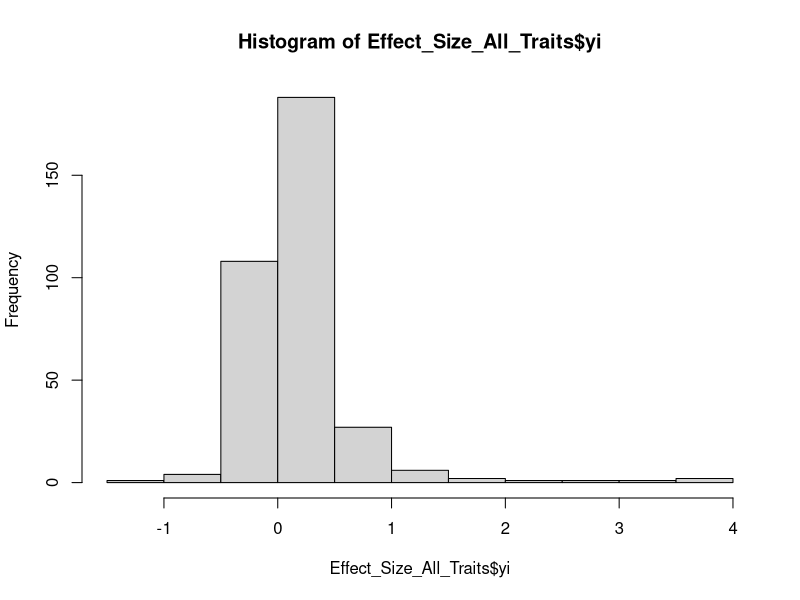
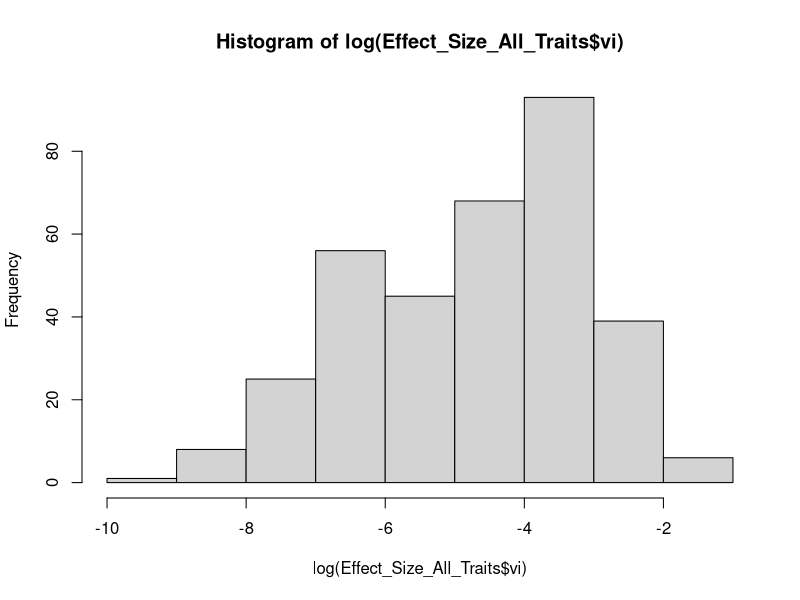
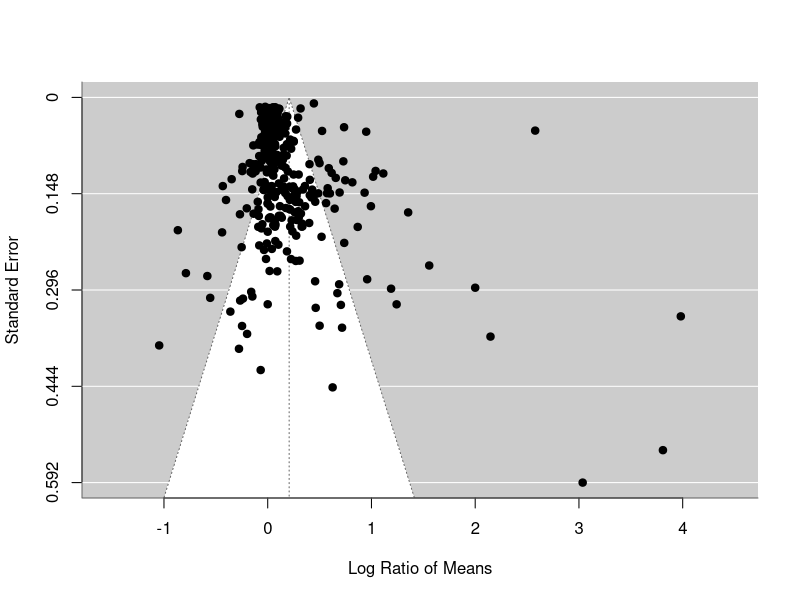
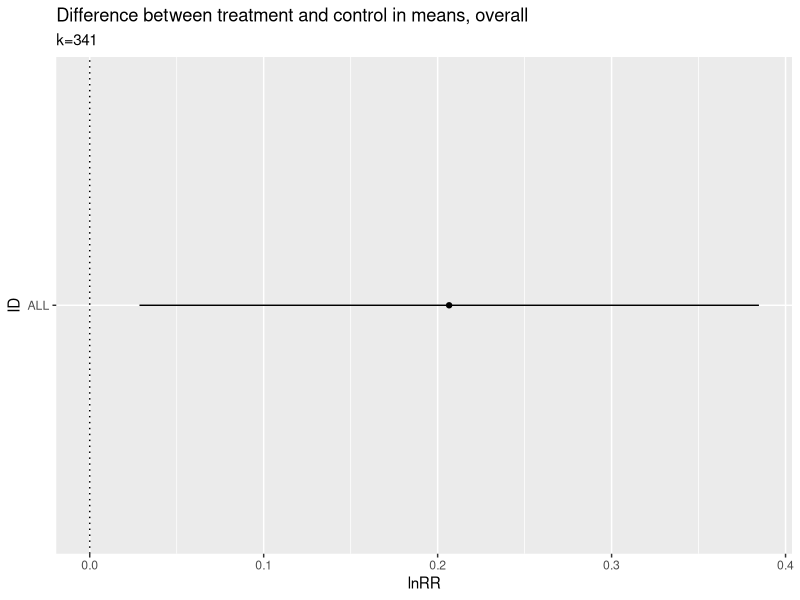
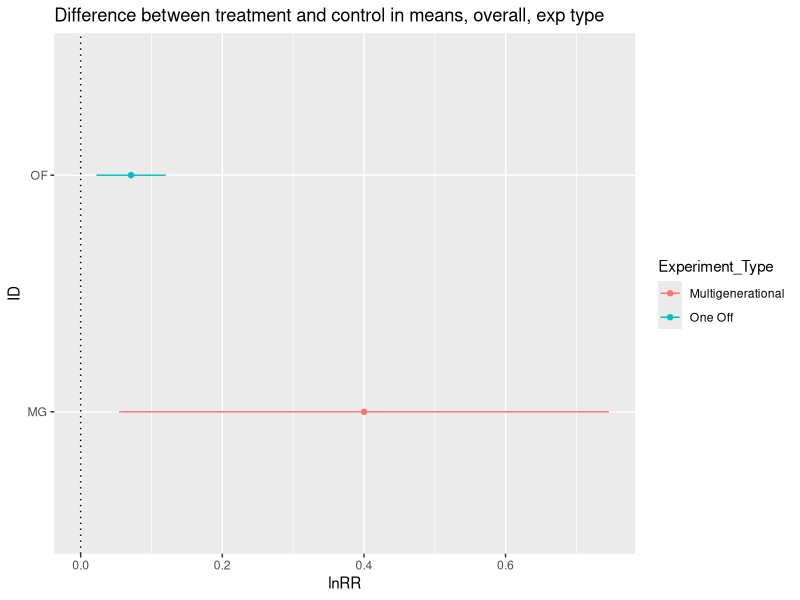
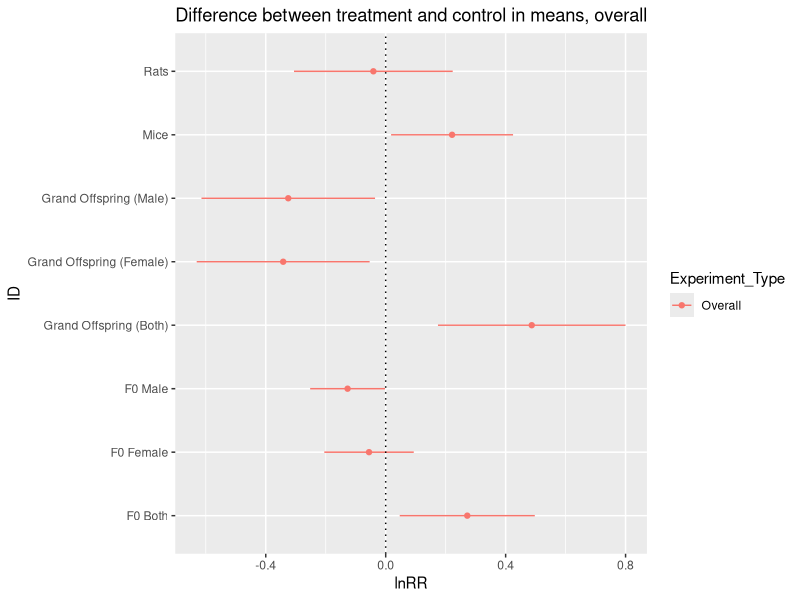
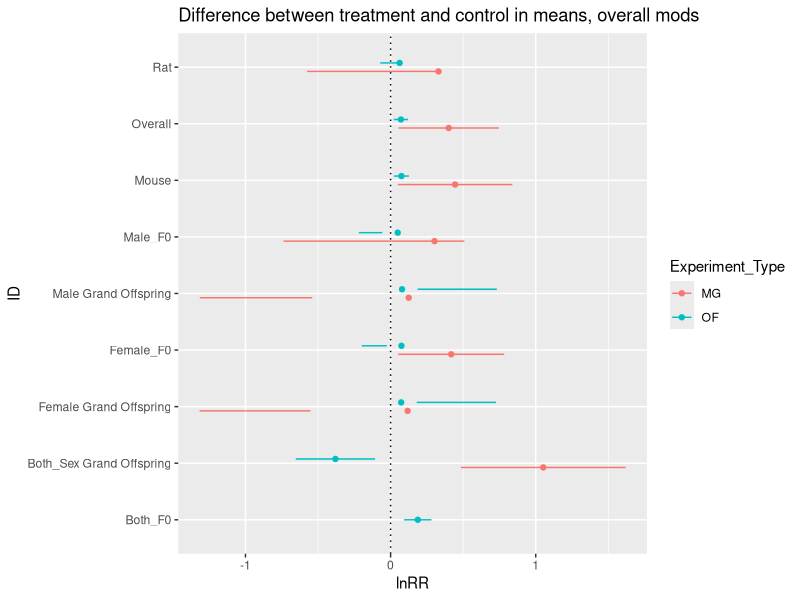
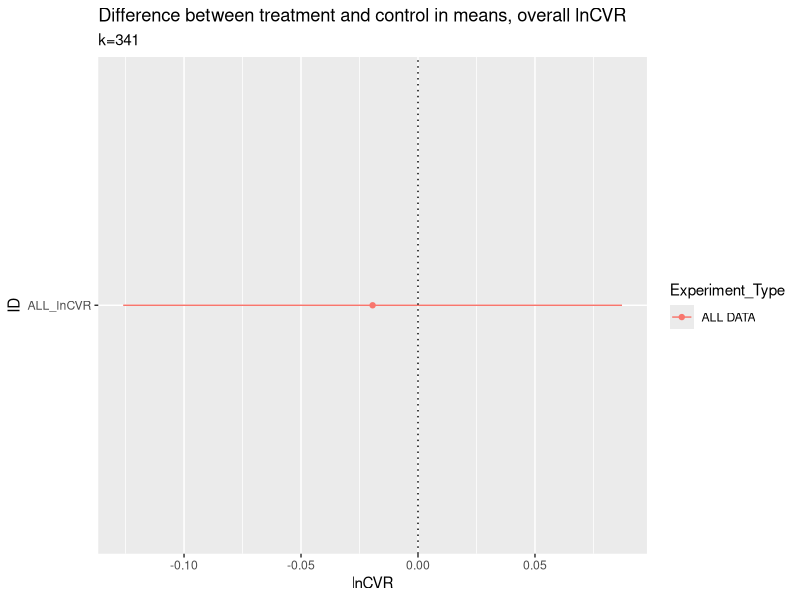

Generate these figures, in order, with R: (Note: this script raises an error after producing the figures.)
## ---- chunk 1
library(tidyverse)
library(openxlsx)  
library(knitr)
library(metafor)
library(ggplot2)
library(readxl)
## ---- chunk 2


#Import data
ALL_TRAITS <- read_excel("../data/ALL_TRAITS.xlsx")

MG_ALL <- read_excel("../data/MG_ALL.xlsx")

OF_ALL <- read_excel("../data/OF_ALL.xlsx")

Overall_effect_size <- read_excel("../data/Overall effect size.xlsx")

Overall_MG_OF <- read_excel("../data/Overall_MG_OF.xlsx")

Overall_effects_not_split <- read_excel("../data/Overall_effects_not_split.xlsx")

Table_results_overall <- read_excel("../data/Table results.xlsx")

Overall_lnCVR <- read_excel("../data/Overall_lnCVR.xlsx")

MG_ALL_lnCVR <- read.csv("../data/MG_ALL_lnCVR.csv")

OF_ALL_lnCVR <- read.csv("../data/OF_ALL_lnCVR.csv")

Overall_MG_OF_lnCVR <- read_excel("../data/Overall_MG_OF_lnCVR.xlsx")

Overall_effects_not_split_lnCVR <- read_excel("../data/Overall_effects_not_split_lnCVR.xlsx")

Table_results_overall_lnCVR <- read_excel("../data/Table_results_overall_lnCVR.xlsx")

## ---- chunk 3

Effect_Size_All_Traits <- escalc(measure="ROM", m1i=Mean_Treatment, sd1i=SD_Treatment, n1i=Sample_Size_n_Treatment, m2i=Mean_Control, sd2i=SD_Control, n2i=Sample_Size_n_Control, data=ALL_TRAITS)

hist(Effect_Size_All_Traits$yi)
hist(log(Effect_Size_All_Traits$vi))
## ---- chunk 4
meta1null <- rma.mv(yi, vi, data=Effect_Size_All_Traits, method = 'ML') 

metastudy <- rma.mv(yi, vi,random = ~1|Cohort_ID, data=Effect_Size_All_Traits, method = 'ML') 
anova(meta1null, metastudy)
meta0study <- rma.mv(yi, vi,random = list(~1|Paper_ID, ~1|Cohort_ID), data=Effect_Size_All_Traits, method = 'ML') 
anova(meta1null, meta0study)
meta1study <- rma.mv(yi, vi,random = ~1|Trait, data=Effect_Size_All_Traits, method = 'ML') 
anova(meta1null, meta1study)
metastudy_best <- rma.mv(yi, vi,random = list(~1|Paper_ID,~1|Cohort_ID,~1|Trait), data=Effect_Size_All_Traits, method = 'ML') 
anova(meta0study, metastudy_best)

## ---- chunk 5
#ALL OF and MG

All_Traits_Analysis_0mods <- rma.mv(yi, vi, random = list(~1|Trait, ~1|Paper_ID,~1|Cohort_ID), data=Effect_Size_All_Traits, method = 'REML')

summary(All_Traits_Analysis_0mods)

funnel(All_Traits_Analysis_0mods)

# Modelling all traits with no mods MG (lnRR)
All_Traits_Analysis_0mods_MG <- rma.mv(yi, vi, random = list(~1|Trait, ~1|Paper_ID,~1|Cohort_ID), data=MG_ALL, method = 'REML')

summary(All_Traits_Analysis_0mods_MG)

#Heterogeneity I2 (adapt for all models)
W <- diag(1/MG_ALL$vi)
X <- model.matrix(All_Traits_Analysis_0mods_MG)
P <- W - W %*% X %*% solve(t(X) %*% W %*% X) %*% t(X) %*% W
I2_MG <- 100 * sum(All_Traits_Analysis_0mods_MG$sigma2) / (sum(All_Traits_Analysis_0mods_MG$sigma2) + (All_Traits_Analysis_0mods_MG$k-All_Traits_Analysis_0mods_MG$p)/sum(diag(P)))
I2_MG

# Modelling all traits with no mods OF (lnRR)
All_Traits_Analysis_0mods_OF <- rma.mv(yi, vi, random = list(~1|Trait, ~1|Paper_ID,~1|Cohort_ID), data=OF_ALL, method = 'REML')

summary(All_Traits_Analysis_0mods_OF)

W <- diag(1/OF_ALL$vi)
X <- model.matrix(All_Traits_Analysis_0mods_OF)
P <- W - W %*% X %*% solve(t(X) %*% W %*% X) %*% t(X) %*% W
I2_OF <- 100 * sum(All_Traits_Analysis_0mods_OF$sigma2) / (sum(All_Traits_Analysis_0mods_OF$sigma2) + (All_Traits_Analysis_0mods_OF$k-All_Traits_Analysis_0mods_OF$p)/sum(diag(P)))
I2_OF


#Dataframe was created using results from above meta-analysis models
## ---- chunk 6


plot_lnRR_overall <- ggplot(Overall_effect_size, aes(x=ID, y=Effect_Size_lnRR)) + 
  geom_errorbar(aes(ymin=ci.lb, ymax=ci.ub), width = 0, position = position_dodge(0.3)) +
  geom_point(aes(x = ID, y = Effect_Size_lnRR), position = position_dodge(0.3))+
  geom_hline(yintercept = 0, lty = "dotted") +
  labs(title ="Difference between treatment and control in means, overall", x = "ID", y = "lnRR", subtitle = "k=341") +
  coord_flip()
plot_lnRR_overall
## ---- chunk 7



plot_lnRR_overall_exposure <- ggplot(Overall_MG_OF, aes(x=ID, y=Effect_Size_lnRR, colour=Experiment_Type)) + 
  geom_errorbar(aes(ymin=ci.lb, ymax=ci.ub), width = 0, position = position_dodge(0.3)) +
  geom_point(aes(x = ID, y = Effect_Size_lnRR), position = position_dodge(0.3))+
  geom_hline(yintercept = 0, lty = "dotted") +
  labs(title ="Difference between treatment and control in means, overall, exp type", x = "ID", y = "lnRR") +
  coord_flip()
 
plot_lnRR_overall_exposure

## ---- chunk 8
#Adding moderators
All_Data_Analysis_f0 <- rma.mv(yi, vi, mods = ~F0_Parent_Exposed, random = list(~1|Trait, ~1|Paper_ID,~1|Cohort_ID), data=Effect_Size_All_Traits, method = 'REML')

summary(All_Data_Analysis_f0)

All_Data_Analysis_sex <- rma.mv(yi, vi, mods = ~Sex, random = list(~1|Trait, ~1|Paper_ID,~1|Cohort_ID), data=Effect_Size_All_Traits, method = 'REML')

summary(All_Data_Analysis_sex)
## ---- chunk 9



plot_lnRR_overall_mods <- ggplot(Overall_effects_not_split, aes(x=ID, y=Effect_Size_lnRR, colour=Experiment_Type)) + 
  geom_errorbar(aes(ymin=ci.lb, ymax=ci.ub), width = 0, position = position_dodge(0.3)) +
  geom_point(aes(x = ID, y = Effect_Size_lnRR), position = position_dodge(0.3))+
  geom_hline(yintercept = 0, lty = "dotted") +
  labs(title ="Difference between treatment and control in means, overall", x = "ID", y = "lnRR") +
  coord_flip()
 
plot_lnRR_overall_mods

## ---- chunk 10

#Split by exposure type and with moderators


#Adding moderators
All_Traits_Analysis_0mods_MG_f0 <- rma.mv(yi, vi, mods = ~F0_Parent_Exposed, random = list(~1|Trait, ~1|Paper_ID,~1|Cohort_ID), data=MG_ALL, method = 'REML')

summary(All_Traits_Analysis_0mods_MG_f0)


All_Traits_Analysis_0mods_OF_f0 <- rma.mv(yi, vi, mods = ~F0_Parent_Exposed, random = list(~1|Trait, ~1|Paper_ID,~1|Cohort_ID), data=OF_ALL, method = 'REML')

summary(All_Traits_Analysis_0mods_OF_f0)

All_Traits_Analysis_0mods_MG_sex <- rma.mv(yi, vi, mods = ~Sex, random = list(~1|Trait, ~1|Paper_ID,~1|Cohort_ID), data=MG_ALL, method = 'REML')

summary(All_Traits_Analysis_0mods_MG_sex)


All_Traits_Analysis_0mods_OF_sex <- rma.mv(yi, vi, mods = ~Sex, random = list(~1|Trait, ~1|Paper_ID,~1|Cohort_ID), data=OF_ALL, method = 'REML')

summary(All_Traits_Analysis_0mods_OF_sex)


## ---- chunk 11



plot_lnRR_overall_mods_exp <- ggplot(Table_results_overall, aes(x=ID, y=Effect_Size_lnRR, colour=Experiment_Type)) + 
  geom_errorbar(aes(ymin=ci.lb, ymax=ci.ub), width = 0, position = position_dodge(0.3)) +
  geom_point(aes(x = ID, y = Effect_Size_lnRR), position = position_dodge(0.3))+
  geom_hline(yintercept = 0, lty = "dotted") +
  labs(title ="Difference between treatment and control in means, overall mods", x = "ID", y = "lnRR") +
  coord_flip()
 
plot_lnRR_overall_mods_exp


## ---- chunk 12

Effect_Size_All_Traits_lnCVR <- escalc(measure="CVR", m1i=Mean_Treatment, sd1i=SD_Treatment, n1i=Sample_Size_n_Treatment, m2i=Mean_Control, sd2i=SD_Control, n2i=Sample_Size_n_Control, data=ALL_TRAITS)

#Converting into factors

Effect_Size_All_Traits_lnCVR$Trait <- factor(Effect_Size_All_Traits_lnCVR$Trait)
Effect_Size_All_Traits_lnCVR$Exposure_Type <- factor(Effect_Size_All_Traits_lnCVR$Exposure_Type)
Effect_Size_All_Traits_lnCVR$Sex <- factor(Effect_Size_All_Traits_lnCVR$Sex)
Effect_Size_All_Traits_lnCVR$Generation <- factor(Effect_Size_All_Traits_lnCVR$Generation)
Effect_Size_All_Traits_lnCVR$Cohort_ID <- factor(Effect_Size_All_Traits_lnCVR$Cohort_ID)
Effect_Size_All_Traits_lnCVR$Paper_ID <- factor(Effect_Size_All_Traits_lnCVR$Paper_ID)
Effect_Size_All_Traits_lnCVR$Rodent_type <- factor(Effect_Size_All_Traits_lnCVR$Rodent_type)
Effect_Size_All_Traits_lnCVR$F2_Diet_at_measurement <- factor(Effect_Size_All_Traits_lnCVR$F2_Diet_at_measurement)
Effect_Size_All_Traits_lnCVR$Strain <- factor(Effect_Size_All_Traits_lnCVR$Strain)
Effect_Size_All_Traits_lnCVR$F0_Parent_Exposed <- factor(Effect_Size_All_Traits_lnCVR$F0_Parent_Exposed)
## ---- chunk 13
#ALL OF and MG

All_Traits_Analysis_0mods_lnCVR <- rma.mv(yi, vi, random = list(~1|Trait, ~1|Paper_ID,~1|Cohort_ID), data=Effect_Size_All_Traits_lnCVR, method = 'REML')

summary(All_Traits_Analysis_0mods_lnCVR)

# Modelling all traits with no mods MG (lnCVR)
All_Traits_Analysis_0mods_MG_lnCVR <- rma.mv(yi, vi, random = list(~1|Trait, ~1|Paper_ID,~1|Cohort_ID), data=MG_ALL_lnCVR, method = 'REML')


summary(All_Traits_Analysis_0mods_MG_lnCVR)

#Heterogeneity I2 (adapt for all models)
W <- diag(1/MG_ALL_lnCVR$vi)
X <- model.matrix(All_Traits_Analysis_0mods_MG_lnCVR)
P <- W - W %*% X %*% solve(t(X) %*% W %*% X) %*% t(X) %*% W
I2_MG_lnCVR <- 100 * sum(All_Traits_Analysis_0mods_MG_lnCVR$sigma2) / (sum(All_Traits_Analysis_0mods_MG_lnCVR$sigma2) + (All_Traits_Analysis_0mods_MG_lnCVR$k-All_Traits_Analysis_0mods_MG_lnCVR$p)/sum(diag(P)))
I2_MG

# Modelling all traits with no mods OF (lnCVR)
All_Traits_Analysis_0mods_OF_lnCVR <- rma.mv(yi, vi, random = list(~1|Trait, ~1|Paper_ID,~1|Cohort_ID), data=OF_ALL_lnCVR, method = 'REML')

summary(All_Traits_Analysis_0mods_OF_lnCVR)

#Dataframe was created using results from above meta-analysis models
## ---- chunk 14


plot_lnCVR_overall <- ggplot(Overall_lnCVR, aes(x=ID, y=Effect_Size_lnCVR, colour=Experiment_Type)) + 
  geom_errorbar(aes(ymin=ci.lb, ymax=ci.ub), width = 0, position = position_dodge(0.3)) +
  geom_point(aes(x = ID, y = Effect_Size_lnCVR), position = position_dodge(0.3))+
  geom_hline(yintercept = 0, lty = "dotted") +
  labs(title ="Difference between treatment and control in means, overall lnCVR", x = "ID", y = "lnCVR", subtitle = "k=341") +
  coord_flip()
plot_lnCVR_overall
## ---- chunk 15



plot_lnCVR_overall_exposure <- ggplot(Overall_MG_OF_lnCVR, aes(x=ID, y=Effect_Size_lnCVR, colour=Experiment_Type)) + 
  geom_errorbar(aes(ymin=ci.lb, ymax=ci.ub), width = 0, position = position_dodge(0.3)) +
  geom_point(aes(x = ID, y = Effect_Size_lnCVR), position = position_dodge(0.3))+
  geom_hline(yintercept = 0, lty = "dotted") +
  labs(title ="Difference between treatment and control in means, overall, exp type", x = "ID", y = "lnCVR") +
  coord_flip()
 
plot_lnCVR_overall_exposure

## ---- chunk 16
#Adding moderators
All_Data_Analysis_f0_lnCVR <- rma.mv(yi, vi, mods = ~F0_Parent_Exposed, random = list(~1|Trait, ~1|Paper_ID,~1|Cohort_ID), data=Effect_Size_All_Traits_lnCVR, method = 'REML')

summary(All_Data_Analysis_f0_lnCVR)



All_Data_Analysis_sex_lnCVR <- rma.mv(yi, vi, mods = ~Sex, random = list(~1|Trait, ~1|Paper_ID,~1|Cohort_ID), data=Effect_Size_All_Traits_lnCVR, method = 'REML')

summary(All_Data_Analysis_sex_lnCVR)
## ---- chunk 17



plot_lnCVR_overall_mods <- ggplot(Overall_effects_not_split_lnCVR, aes(x=ID, y=Effect_Size_lnCVR, colour=Experiment_Type)) + 
  geom_errorbar(aes(ymin=ci.lb, ymax=ci.ub), width = 0, position = position_dodge(0.3)) +
  geom_point(aes(x = ID, y = Effect_Size_lnCVR), position = position_dodge(0.3))+
  geom_hline(yintercept = 0, lty = "dotted") +
  labs(title ="Difference between treatment and control in means, overall, lnCVR", x = "ID", y = "lnCVR") +
  coord_flip()
 
plot_lnCVR_overall_mods

## ---- chunk 18

#Split by exposure type and with moderators


#Adding moderators
All_Traits_Analysis_lnCVR_MG_f0 <- rma.mv(yi, vi, mods = ~F0_Parent_Exposed, random = list(~1|Trait, ~1|Paper_ID,~1|Cohort_ID), data=MG_ALL_lnCVR, method = 'REML')

summary(All_Traits_Analysis_lnCVR_MG_f0)


All_Traits_Analysis_lnCVR_OF_f0 <- rma.mv(yi, vi, mods = ~F0_Parent_Exposed, random = list(~1|Trait, ~1|Paper_ID,~1|Cohort_ID), data=OF_ALL_lnCVR, method = 'REML')

summary(All_Traits_Analysis_lnCVR_OF_f0)

All_Traits_Analysis_lnCVR_MG_sex <- rma.mv(yi, vi, mods = ~Sex, random = list(~1|Trait, ~1|Paper_ID,~1|Cohort_ID), data=MG_ALL_lnCVR, method = 'REML')

summary(All_Traits_Analysis_lnCVR_MG_sex)


All_Traits_Analysis_lnCVR_OF_sex <- rma.mv(yi, vi, mods = ~Sex, random = list(~1|Trait, ~1|Paper_ID,~1|Cohort_ID), data=OF_ALL_lnCVR, method = 'REML')

summary(All_Traits_Analysis_lnCVR_OF_sex)


## ---- chunk 19



plot_lnCVR_overall_mods_exp <- ggplot(Table_results_overall_lnCVR, aes(x=ID, y=Effect_Size_lnCVR, colour=Experiment_Type)) + 
  geom_errorbar(aes(ymin=ci.lb, ymax=ci.ub), width = 0, position = position_dodge(0.3)) +
  geom_point(aes(x = ID, y = Effect_Size_lnCVR), position = position_dodge(0.3))+
  geom_hline(yintercept = 0, lty = "dotted") +
  labs(title ="Difference between treatment and control in means, overall mods, lnCVR", x = "ID", y = "lnCVR") +
  coord_flip()
 
plot_lnCVR_overall_mods_exp


## ---- chunk 20
figure <- ggarrange(plot_lnRR_overall, plot_lnCVR_overall,
                    labels = c("A", "B"),
                    ncol = 1, nrow = 2)
figure
